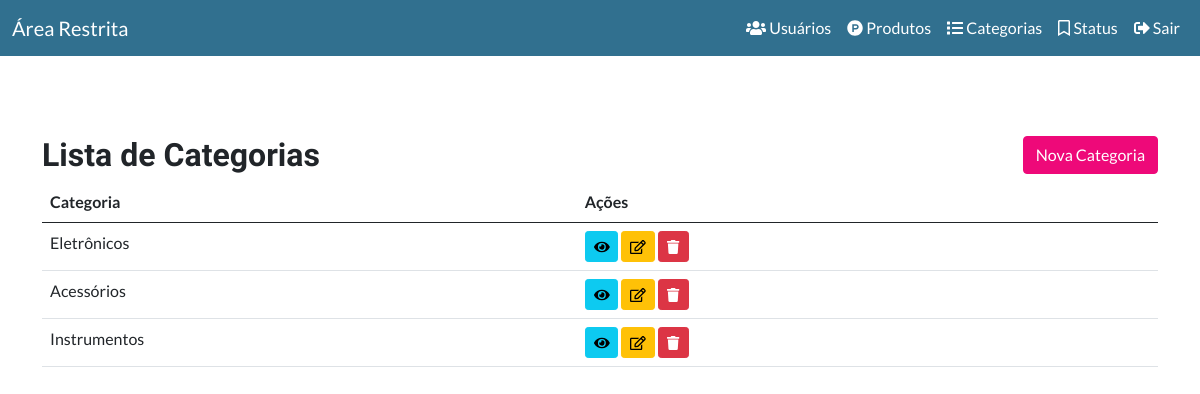
The page /app/views/page.php?link=8 (signed in) on the database its author committed.
### tables this page shows
CREATE TABLE `tb_categoria` (
  `id` int(11) NOT NULL AUTO_INCREMENT,
  `nome` varchar(255) NOT NULL,
  `criado` date NOT NULL,
  `modificado` date NOT NULL,
   PRIMARY KEY (id)
);

### app/views/page.php (called while the page is built, shortened)
<?php
include_once("../views/index/header.phtml");
$link = $_GET["link"];
$pag[1] = "index/index.phtml";
$pag[2] = "usuario/listar_usuarios.phtml";
$pag[3] = "usuario/cadastrar_usuarios.phtml";
$pag[5] = "usuario/visualizar_usuario.phtml";
$pag[6] = "usuario/editar_usuario.phtml";
$pag[11] = "produto/cadastrar_produto.phtml";
$pag[12] = "produto/listar_produto.phtml";
$pag[13] = "produto/editar_produto.phtml";
$pag[14] = "produto/visualizar_produto.phtml";
$pag[7] = "categoria/cadastrar_categoria.phtml";
$pag[8] = "categoria/listar_categoria.phtml";
$pag[9] = "categoria/editar_categoria.phtml";
$pag[10] = "categoria/visualizar_categoria.phtml";
$pag[15] = "situacao/listar_situacao.phtml";
$pag[16] = "situacao/cadastrar_situacao.phtml";
$pag[17] = "situacao/editar_situacao.phtml";
$pag[18] = "situacao/visualizar_situacao.phtml";
if (!empty($link)) {
	if (file_exists($pag[$link]))  {
		include $pag[$link];
	} else {
		include "dashboard.php";
	}
} else {
	include "dashboard.php";
}
include_once("../views/index/footer.phtml");

### app/views/categoria/listar_categoria.phtml (the view, shortened to what this page needs)
<?php
$resultado = mysqli_query($GLOBALS['connection'], "SELECT * FROM tb_categoria ORDER BY id");
?>
<div class="container">
    <div class="row">
        <div class="col-md-6">
            <h2>Lista de Categorias</h2>
        </div>
        <div class="col-md-6 text-end">
            <a href="page.php?link=7" class="btn btn-primary">
                Nova Categoria
            </a>
        </div>
    </div>
    <div class="row">
        <div class="col-sm-12">
            <table class="table table-condensed">
                <thead>
                    <tr>
                        <th>Categoria</th>
                        <th>Ações</th>
                    </tr>
                </thead>
                <tbody>
                    <?php
                    while($categorias = mysqli_fetch_array($resultado)){
                    ?>
                    <tr>
                        <td><?= $categorias['nome']?></td>
                        <td>
                            <a href="page.php?link=10&id=<?= $categorias['id']?>" class="btn btn-info btn-sm" type="button">
                                <i class="fas fa-eye"></i>
                            </a>
                            <a href="page.php?link=9&id=<?= $categorias['id']?>" class="btn btn-warning btn-sm" type="button">
                                <i class="far fa-edit"></i>
                            </a>
                            <a href="../services/categoria/deleta_categoria.php?id=<?= $categorias['id'];?>" class="btn btn-danger btn-sm" type="button">
                                <i class="fas fa-trash"></i>
                            </a>
                        </td>
                    </tr>
                    <?php
                    }
                    ?>
                </tbody>
            </table>
        </div>
    </div>
</div>

### assets/css/dashboard.css (style rules this page uses)
.container { margin-top: 10vh; }

### rows shown on the page
tb_categoria: nome "Eletrônicos"
tb_categoria: nome "Acessórios"
tb_categoria: nome "Instrumentos"
